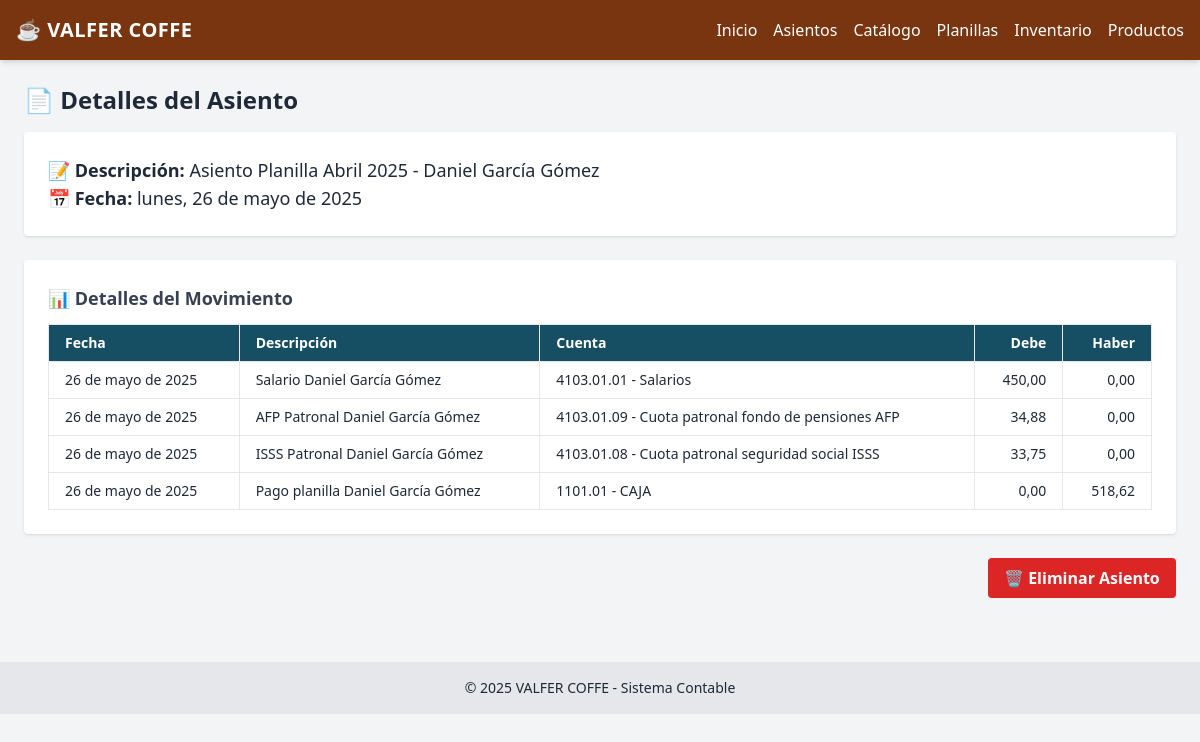
Before: /asientos/1/ with the older database file.
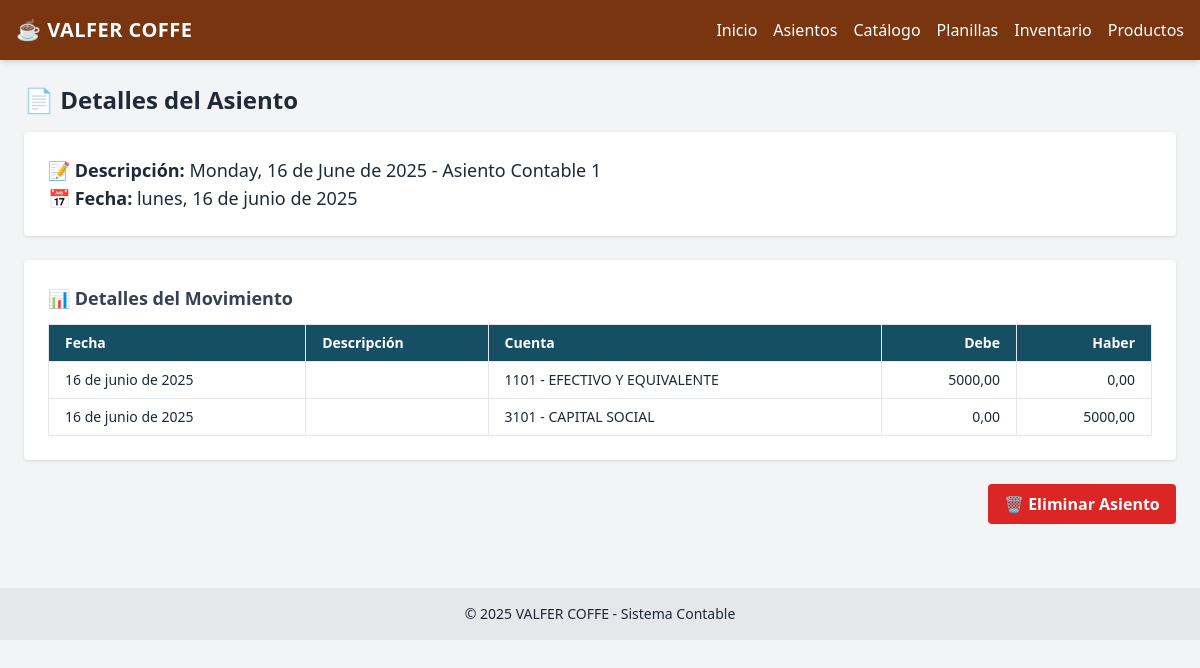
After: the same page with the newer database file.
### contabilidad/models.py (models this page shows, shortened)
class AsientoContable(models.Model):
    fecha = models.DateField()
    descripcion = models.TextField()
    creado_en = models.DateTimeField(auto_now_add=True)

class DetalleAsiento(models.Model):
    asiento = models.ForeignKey(AsientoContable, on_delete=models.CASCADE)
    fecha = models.DateField(null=True, blank=True)
    descripcion = models.CharField(max_length=255, blank=True)
    cuenta = models.ForeignKey(CuentaContable, on_delete=models.CASCADE)
    debe = models.DecimalField(max_digits=12, decimal_places=2, default=0)
    haber = models.DecimalField(max_digits=12, decimal_places=2, default=0)

class CuentaContable(models.Model):
    codigo = models.CharField(max_length=20, unique=True)
    nombre = models.CharField(max_length=255)
    tipo = models.CharField(max_length=50, choices=TIPOS_CUENTA)
    nivel = models.IntegerField()
    padre = models.ForeignKey('self', null=True, blank=True, on_delete=models.CASCADE)
    def __str__(self):
        return f"{self.codigo} - {self.nombre}"

### contabilidad/views.py (the view)
# urls.py: path('asientos/<int:asiento_id>/', views.ver_asiento, name='ver_asiento'),
def ver_asiento(request, asiento_id):
    asiento = get_object_or_404(AsientoContable, pk=asiento_id)
    detalles = asiento.detalleasiento_set.all()
    return render(request, 'contabilidad/ver_asiento.html', {'asiento': asiento, 'detalles': detalles})

### contabilidad/templates/contabilidad/ver_asiento.html (shortened to what this page needs)
{% extends 'contabilidad/base.html' %}
{% block content %}
  <h2 class="text-2xl font-semibold mb-4">📄 Detalles del Asiento</h2>
  <div class="bg-white shadow rounded p-6 mb-6">
    <p class="text-lg text-gray-800"><strong>📝 Descripción:</strong> {{ asiento.descripcion }}</p>
    <p class="text-lg text-gray-800"><strong>📅 Fecha:</strong> {{ asiento.fecha|date:"l, j \d\e F \d\e Y" }}</p>
  </div>
  <div class="bg-white shadow rounded p-6 mb-6">
    <h3 class="text-lg font-semibold mb-3 text-gray-700">📊 Detalles del Movimiento</h3>
    <div class="overflow-x-auto">
      <table class="min-w-full text-sm text-left border">
        <thead class="bg-cyan-900 text-white">
          <tr>
            <th class="border px-4 py-2">Fecha</th>
            <th class="border px-4 py-2">Descripción</th>
            <th class="border px-4 py-2">Cuenta</th>
            <th class="border px-4 py-2 text-right">Debe</th>
            <th class="border px-4 py-2 text-right">Haber</th>
          </tr>
        </thead>
        <tbody>
          {% for detalle in detalles %}
            <tr class="border-t hover:bg-gray-50">
              <td class="border px-4 py-2">{{ detalle.fecha|date:"d \d\e F \d\e Y" }}</td>
              <td class="border px-4 py-2">{{ detalle.descripcion }}</td>
              <td class="border px-4 py-2">{{ detalle.cuenta }}</td>
              <td class="border px-4 py-2 text-right">{{ detalle.debe|floatformat:2 }}</td>
              <td class="border px-4 py-2 text-right">{{ detalle.haber|floatformat:2 }}</td>
            </tr>
          {% endfor %}
        </tbody>
      </table>
    </div>
  </div>
  <div class="text-right">
    <button id="btnEliminar" class="bg-red-600 hover:bg-red-700 text-white font-bold py-2 px-4 rounded transition duration-300 ease-in-out animate__animated animate__pulse">🗑️ Eliminar Asiento</button>
  </div>
  <link rel="stylesheet" href="https://cdnjs.cloudflare.com/ajax/libs/animate.css/4.1.1/animate.min.css"/>
{% endblock %}

Changed rows visible on the page:
removed DetalleAsiento: fecha "26 de mayo de 2025", descripcion "ISSS Patronal Daniel García Gómez", cuenta "4103.01.08 - Cuota patronal seguridad social ISSS", debe "33,75", haber "0,00"
removed DetalleAsiento: fecha "26 de mayo de 2025", descripcion "Pago planilla Daniel García Gómez", cuenta "1101.01 - CAJA", debe "0,00", haber "518,62"
changed AsientoContable: descripcion "Asiento Planilla Abril 2025 - Daniel García Gómez" → "Monday, 16 de June de 2025 - Asiento Contable 1"; fecha "lunes, 26 de mayo de 2025" → "lunes, 16 de junio de 2025"
changed DetalleAsiento: fecha "26 de mayo de 2025" → "16 de junio de 2025"; cuenta "4103.01.01 - Salarios" → "1101 - EFECTIVO Y EQUIVALENTE"; debe "450,00" → "5000,00"; descripcion "Salario Daniel García Gómez" → (not shown)
changed DetalleAsiento: fecha "26 de mayo de 2025" → "16 de junio de 2025"; cuenta "4103.01.09 - Cuota patronal fondo de pensiones AFP" → "3101 - CAPITAL SOCIAL"; debe "34,88" → "0,00"; haber "0,00" → "5000,00"; descripcion "AFP Patronal Daniel García Gómez" → (not shown)
